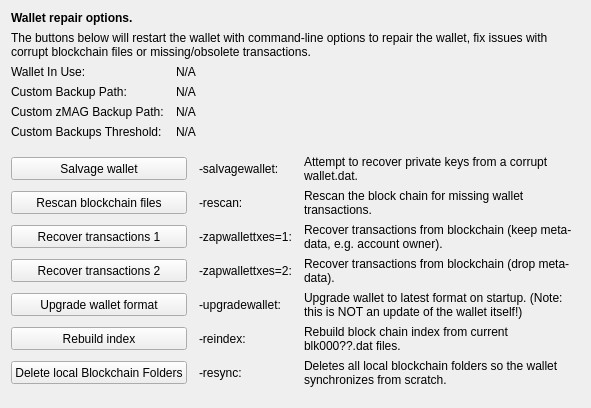
     <widget class="QWidget" name="tab_repair">
      <attribute name="title">
       <string>&amp;Wallet Repair</string>
      </attribute>
      <layout class="QGridLayout" name="gridLayout_4" columnstretch="0,0,0,0">
       <property name="horizontalSpacing">
        <number>12</number>
       </property>
       <item row="0" column="0" colspan="4">
        <widget class="QLabel" name="label_repair_header">
         <property name="font">
          <font>
           <weight>75</weight>
           <bold>true</bold>
          </font>
         </property>
         <property name="text">
          <string>Wallet repair options.</string>
         </property>
        </widget>
       </item>
       <item row="1" column="0" colspan="4">
        <widget class="QLabel" name="label_repair_helptext">
         <property name="font">
          <font>
           <weight>50</weight>
           <bold>false</bold>
          </font>
         </property>
         <property name="text">
          <string>The buttons below will restart the wallet with command-line options to repair the wallet, fix issues with corrupt blockchain files or missing/obsolete transactions.</string>
         </property>
         <property name="wordWrap">
          <bool>true</bool>
         </property>
        </widget>
       </item>
       <item row="2" column="0">
        <widget class="QLabel" name="wallet_path_label">
         <property name="text">
          <string>Wallet In Use:</string>
         </property>
        </widget>
       </item>
       <item row="2" column="1" colspan="3">
        <widget class="QLabel" name="wallet_path">
         <property name="cursor">
          <cursorShape>IBeamCursor</cursorShape>
         </property>
         <property name="text">
          <string>N/A</string>
         </property>
         <property name="textFormat">
          <enum>Qt::PlainText</enum>
         </property>
         <property name="textInteractionFlags">
          <set>Qt::LinksAccessibleByMouse|Qt::TextSelectableByKeyboard|Qt::TextSelectableByMouse</set>
         </property>
        </widget>
       </item>
       <item row="3" column="0">
        <widget class="QLabel" name="wallet_custombackuppath_label">
         <property name="text">
          <string>Custom Backup Path:</string>
         </property>
         <property name="visible">
          <bool>false</bool>
         </property>
        </widget>
       </item>
       <item row="3" column="1" colspan="3">
        <widget class="QLabel" name="wallet_custombackuppath">
         <property name="cursor">
          <cursorShape>IBeamCursor</cursorShape>
         </property>
         <property name="text">
          <string>N/A</string>
         </property>
         <property name="textFormat">
          <enum>Qt::PlainText</enum>
         </property>
         <property name="textInteractionFlags">
          <set>Qt::LinksAccessibleByMouse|Qt::TextSelectableByKeyboard|Qt::TextSelectableByMouse</set>
         </property>
         <property name="visible">
          <bool>false</bool>
         </property>
        </widget>
       </item>
       <item row="4" column="0">
        <widget class="QLabel" name="wallet_customzmagbackuppath_label">
         <property name="text">
          <string>Custom zMAG Backup Path:</string>
         </property>
         <property name="visible">
          <bool>false</bool>
         </property>
        </widget>
       </item>
       <item row="4" column="1" colspan="3">
        <widget class="QLabel" name="wallet_customzmagbackuppath">
         <property name="cursor">
          <cursorShape>IBeamCursor</cursorShape>
         </property>
         <property name="text">
          <string>N/A</string>
         </property>
         <property name="textFormat">
          <enum>Qt::PlainText</enum>
         </property>
         <property name="textInteractionFlags">
          <set>Qt::LinksAccessibleByMouse|Qt::TextSelectableByKeyboard|Qt::TextSelectableByMouse</set>
         </property>
         <property name="visible">
          <bool>false</bool>
         </property>
        </widget>
       </item>
       <item row="5" column="0">
        <widget class="QLabel" name="wallet_custombackupthreshold_label">
         <property name="text">
          <string>Custom Backups Threshold:</string>
         </property>
         <property name="visible">
          <bool>false</bool>
         </property>
        </widget>
       </item>
       <item row="5" column="1" colspan="3">
        <widget class="QLabel" name="wallet_custombackupthreshold">
         <property name="cursor">
          <cursorShape>IBeamCursor</cursorShape>
         </property>
         <property name="text">
          <string>N/A</string>
         </property>
         <property name="textFormat">
          <enum>Qt::PlainText</enum>
         </property>
         <property name="textInteractionFlags">
          <set>Qt::LinksAccessibleByMouse|Qt::TextSelectableByKeyboard|Qt::TextSelectableByMouse</set>
         </property>
         <property name="visible">
          <bool>false</bool>
         </property>
        </widget>
       </item>
       <item row="6" column="0">
        <spacer name="verticalSpacer_repair1">
         <property name="orientation">
          <enum>Qt::Vertical</enum>
         </property>
         <property name="sizeHint" stdset="0">
          <size>
           <width>10</width>
           <height>10</height>
          </size>
         </property>
        </spacer>
       </item>
       <item row="7" column="0" colspan="2">
        <widget class="QPushButton" name="btn_salvagewallet">
         <property name="minimumSize">
          <size>
           <width>100</width>
           <height>23</height>
          </size>
         </property>
         <property name="text">
          <string>Salvage wallet</string>
         </property>
        </widget>
       </item>
       <item row="7" column="2">
        <widget class="QLabel" name="label_repair_salvage_command">
         <property name="text">
          <string notr="true">-salvagewallet:</string>
         </property>
        </widget>
       </item>
       <item row="7" column="3">
        <widget class="QLabel" name="label_repair_salvage">
         <property name="text">
          <string>Attempt to recover private keys from a corrupt wallet.dat.</string>
         </property>
         <property name="wordWrap">
          <bool>true</bool>
         </property>
        </widget>
       </item>
       <item row="8" column="0" colspan="2">
        <widget class="QPushButton" name="btn_rescan">
         <property name="minimumSize">
          <size>
           <width>100</width>
           <height>23</height>
          </size>
         </property>
         <property name="text">
          <string>Rescan blockchain files</string>
         </property>
        </widget>
       </item>
       <item row="8" column="2">
        <widget class="QLabel" name="label_repair_rescan_command">
         <property name="text">
          <string notr="true">-rescan:</string>
         </property>
        </widget>
       </item>
       <item row="8" column="3">
        <widget class="QLabel" name="label_repair_rescan">
         <property name="text">
          <string>Rescan the block chain for missing wallet transactions.</string>
         </property>
         <property name="wordWrap">
          <bool>true</bool>
         </property>
        </widget>
       </item>
       <item row="9" column="0" colspan="2">
        <widget class="QPushButton" name="btn_zapwallettxes1">
         <property name="minimumSize">
          <size>
           <width>100</width>
           <height>23</height>
          </size>
         </property>
         <property name="text">
          <string>Recover transactions 1</string>
         </property>
        </widget>
       </item>
       <item row="9" column="2">
        <widget class="QLabel" name="label_repair_zap1_command">
         <property name="text">
          <string notr="true">-zapwallettxes=1:</string>
         </property>
        </widget>
       </item>
       <item row="9" column="3">
        <widget class="QLabel" name="label_repair_zap1">
         <property name="text">
          <string>Recover transactions from blockchain (keep meta-data, e.g. account owner).</string>
         </property>
         <property name="wordWrap">
          <bool>true</bool>
         </property>
        </widget>
       </item>
       <item row="10" column="0" colspan="2">
        <widget class="QPushButton" name="btn_zapwallettxes2">
         <property name="minimumSize">
          <size>
           <width>100</width>
           <height>23</height>
          </size>
         </property>
         <property name="text">
          <string>Recover transactions 2</string>
         </property>
        </widget>
       </item>
       <item row="10" column="2">
        <widget class="QLabel" name="label_repair_zap2_command">
         <property name="text">
          <string notr="true">-zapwallettxes=2:</string>
         </property>
        </widget>
       </item>
       <item row="10" column="3">
        <widget class="QLabel" name="label_repair_zap2">
         <property name="text">
          <string>Recover transactions from blockchain (drop meta-data).</string>
         </property>
         <property name="wordWrap">
          <bool>true</bool>
         </property>
        </widget>
       </item>
       <item row="11" column="0" colspan="2">
        <widget class="QPushButton" name="btn_upgradewallet">
         <property name="minimumSize">
          <size>
           <width>100</width>
           <height>23</height>
          </size>
         </property>
         <property name="text">
          <string>Upgrade wallet format</string>
         </property>
        </widget>
       </item>
       <item row="11" column="2">
        <widget class="QLabel" name="label_repair_upgrade_command">
         <property name="text">
          <string notr="true">-upgradewallet:</string>
         </property>
        </widget>
       </item>
       <item row="11" column="3">
        <widget class="QLabel" name="label_repair_upgrade">
         <property name="text">
          <string>Upgrade wallet to latest format on startup. (Note: this is NOT an update of the wallet itself!)</string>
         </property>
         <property name="wordWrap">
          <bool>true</bool>
         </property>
        </widget>
       </item>
       <item row="12" column="0" colspan="2">
        <widget class="QPushButton" name="btn_reindex">
         <property name="minimumSize">
          <size>
           <width>100</width>
           <height>23</height>
          </size>
         </property>
         <property name="text">
          <string>Rebuild index</string>
         </property>
        </widget>
       </item>
       <item row="12" column="2">
        <widget class="QLabel" name="label_repair_reindex_command">
         <property name="text">
          <string notr="true">-reindex:</string>
         </property>
        </widget>
       </item>
       <item row="12" column="3">
        <widget class="QLabel" name="label_repair_reindex">
         <property name="text">
          <string>Rebuild block chain index from current blk000??.dat files.</string>
         </property>
         <property name="wordWrap">
          <bool>true</bool>
         </property>
        </widget>
       </item>
       <item row="13" column="0" colspan="2">
        <widget class="QPushButton" name="btn_resync">
         <property name="minimumSize">
          <size>
           <width>100</width>
           <height>23</height>
          </size>
         </property>
         <property name="text">
          <string>Delete local Blockchain Folders</string>
         </property>
        </widget>
       </item>
       <item row="13" column="2">
        <widget class="QLabel" name="label_repair_resync_command">
         <property name="text">
          <string>-resync:</string>
         </property>
        </widget>
       </item>
       <item row="13" column="3">
        <widget class="QLabel" name="label_repair_resync">
         <property name="text">
          <string>Deletes all local blockchain folders so the wallet synchronizes from scratch.</string>
         </property>
         <property name="wordWrap">
          <bool>true</bool>
         </property>
        </widget>
       </item>
       <item row="14" column="0">
        <spacer name="verticalSpacer_repair2">
         <property name="orientation">
          <enum>Qt::Vertical</enum>
         </property>
         <property name="sizeHint" stdset="0">
          <size>
           <width>20</width>
           <height>10</height>
          </size>
         </property>
        </spacer>
       </item>
      </layout>
     </widget>
